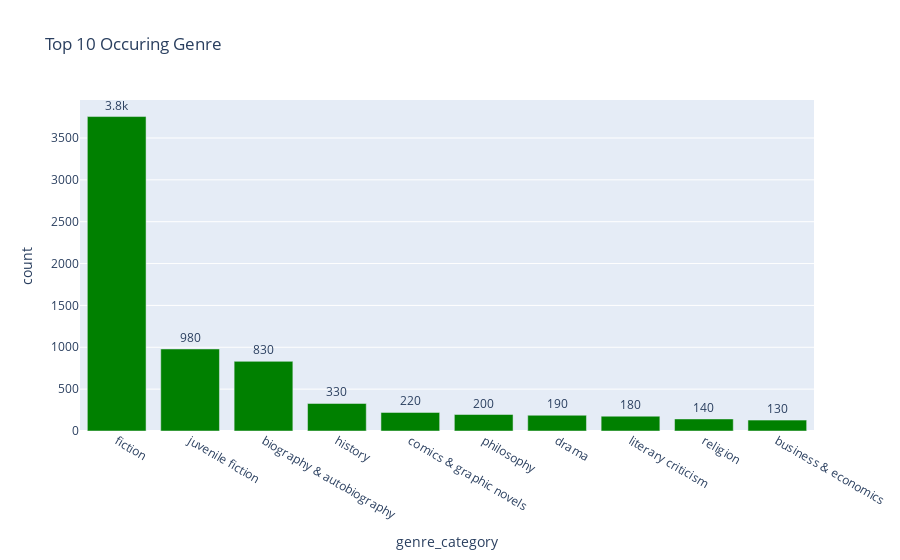

The notebook cell this image was saved under:
### Code cell
g = pd.DataFrame(df_da['genre_category'].value_counts()).reset_index()
g = g.head(10)
fig3 = px.bar(g, y='count', x='genre_category', text_auto='.2s', title="Top 10 Occuring Genre")
fig3.update_xaxes(nticks=38)
fig3.update_traces(textfont_size=12, textangle=0, textposition="outside", marker_color='green', cliponaxis=False)
fig3.show()

### Figure 1 — Plotly figure (JSON) as saved in the notebook; plotly's stock layout.template omitted (floating-point values rounded to 4 significant figures)
{"data": [{"alignmentgroup": "True", "cliponaxis": false, "hovertemplate": "genre_category=%{x}<br>count=%{y}<extra></extra>", "legendgroup": "", "marker": {"color": "green", "pattern": {"shape": ""}}, "name": "", "offsetgroup": "", "orientation": "v", "showlegend": false, "textangle": 0, "textfont": {"size": 12}, "textposition": "outside", "texttemplate": "%{y:.2s}", "type": "bar", "x": ["fiction", "juvenile fiction", "biography & autobiography", "history", "comics & graphic novels", "philosophy", "drama", "literary criticism", "religion", "business & economics"], "xaxis": "x", "y": [3756, 980, 832, 329, 222, 197, 188, 177, 144, 130], "yaxis": "y"}], "layout": {"barmode": "relative", "legend": {"tracegroupgap": 0}, "title": {"text": "Top 10 Occuring Genre"}, "xaxis": {"anchor": "y", "domain": [0, 1], "nticks": 38, "title": {"text": "genre_category"}}, "yaxis": {"anchor": "x", "domain": [0, 1], "title": {"text": "count"}}}}
